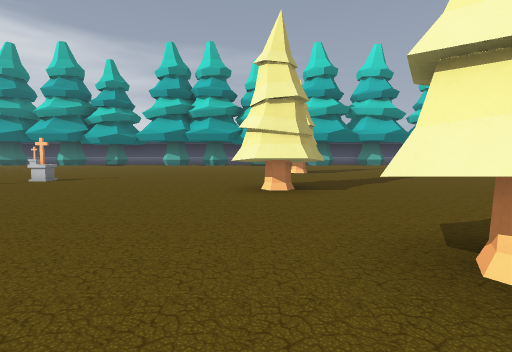
view 1 (above)

24 first-person views from a walk through a level from a Godot 3-D game. The camera is 1.3 m above the floor, tilts 4° down and sees 80° across. The floor is counted in squares, 2 m on a side. Each view is taken from the middle of a square. On the plan, view 1 faces up. The plan holds only what a view shows up to about 10 squares ahead; the rest is blank. The place goes on beyond the plan.

view 2
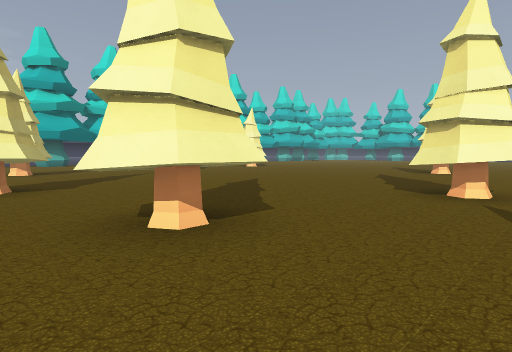

view 3
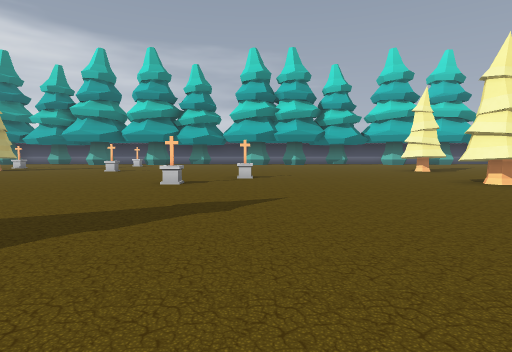

view 4
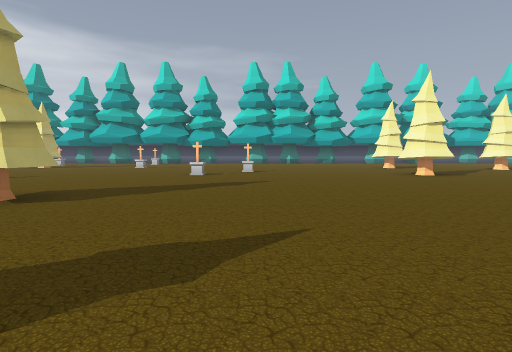

view 5
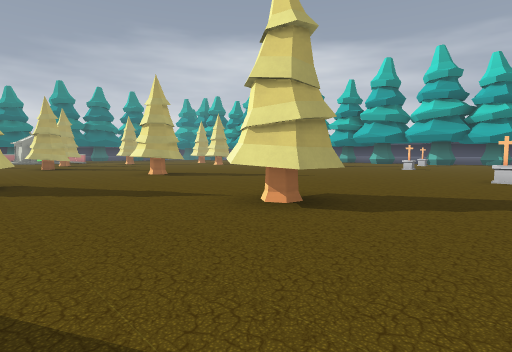

view 6
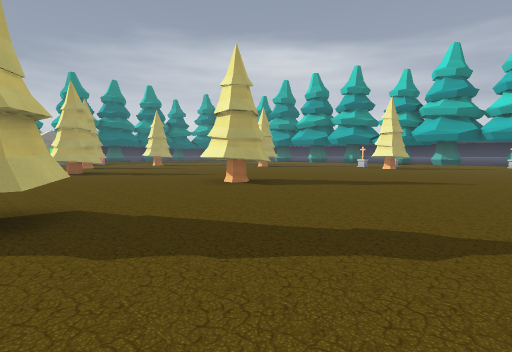

view 7
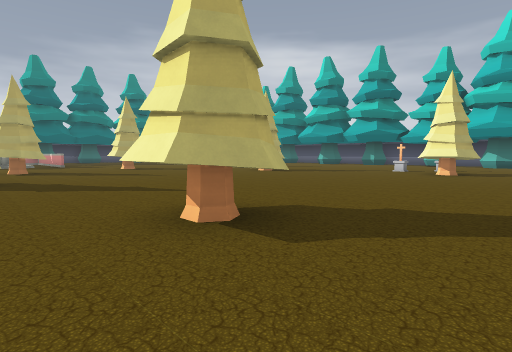

view 8
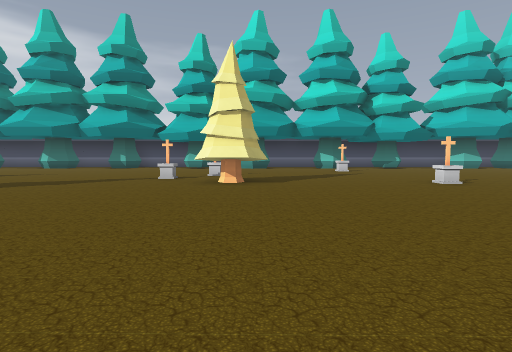

view 9
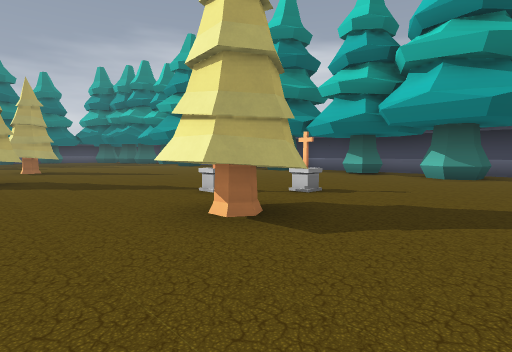

view 10
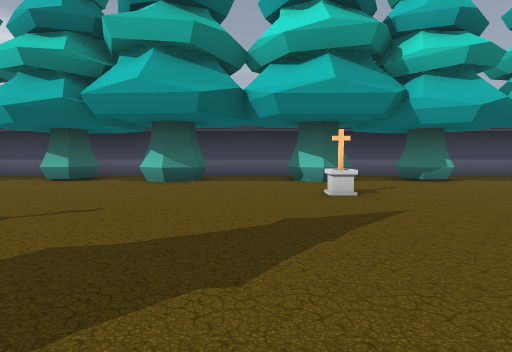

view 11
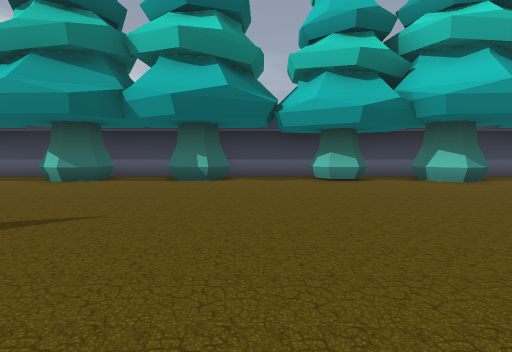

view 12
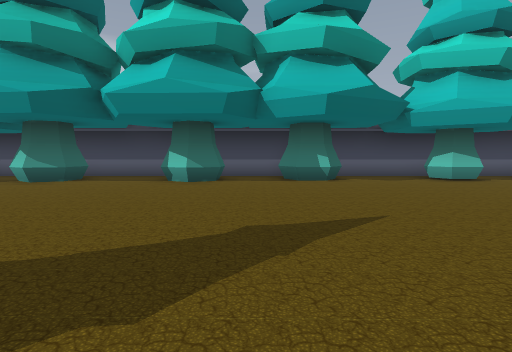

view 13
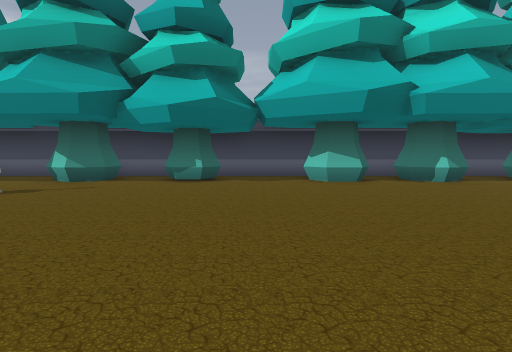

view 14
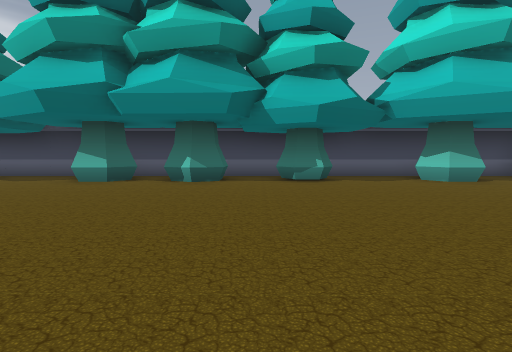

view 15
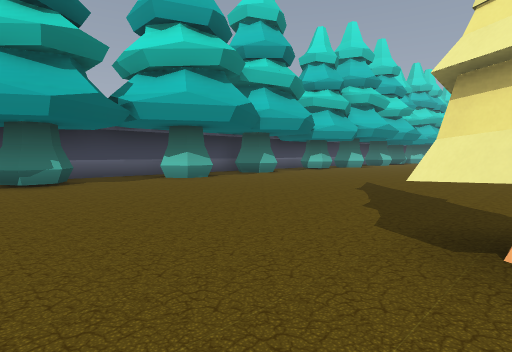

view 16
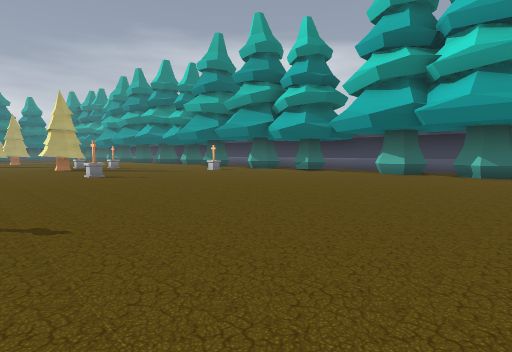

view 17
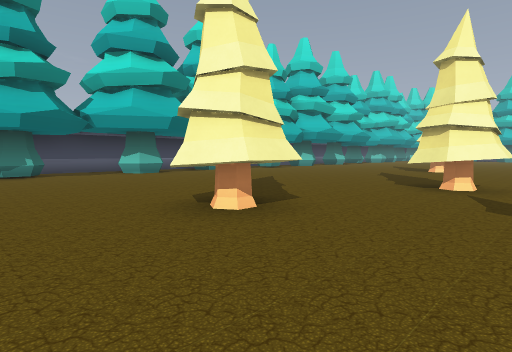

view 18
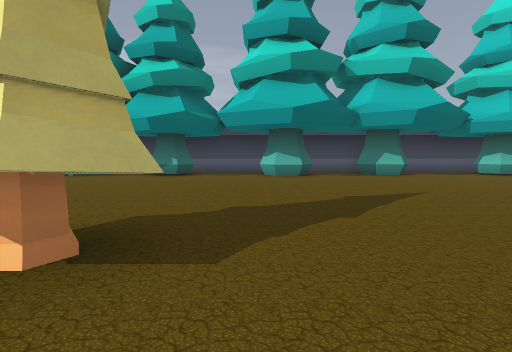

view 19
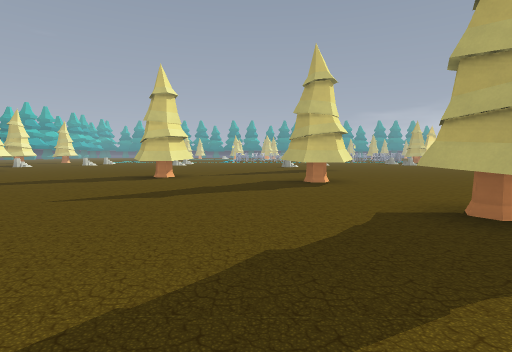

view 20
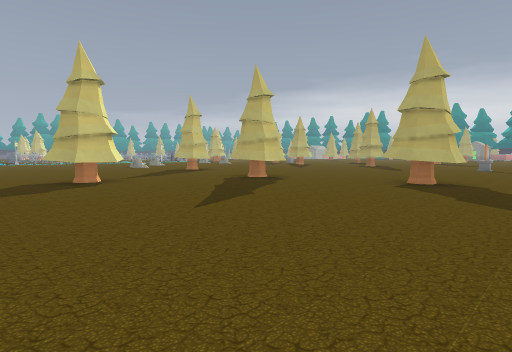

view 21
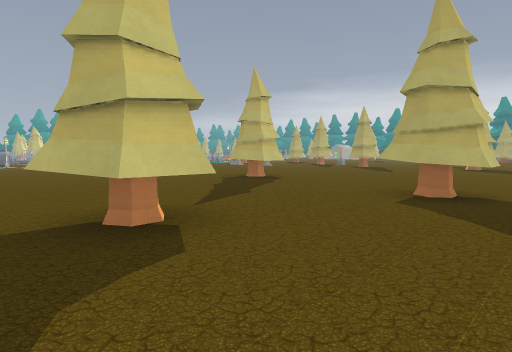

view 22
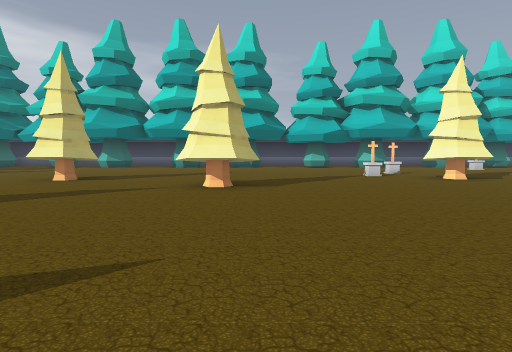

view 23
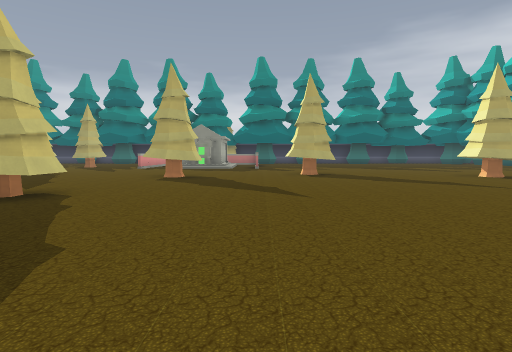

view 24
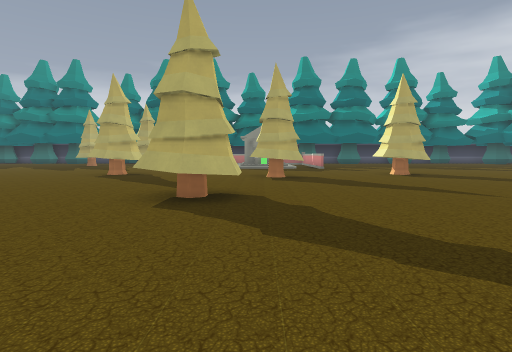

### Floor plan
Key: @ floor where view 1 was taken; # wall or solid block; x gap in a wall; . floor; O other object.
Columns run from 27 left of view 1 to 8 right of it. Each row starts with its distance up from view 1.
 21 ###################################
 20 .....##......................... .#
 19 ..##.##..#xx#..##.##..#x##.#...#..##
 18 ....................................
 17 ....................................
 16 ...............O....................
 15 ....................................
 14  ..........O........................
 13  ...................................
 12 ..........O##.......................
 11 x#.........##...O...........##......
 10 .....#..........................##..
  9 .....##.........................##..
  8 ......................O.............
  7 ....................................
  6 #...................O......##.......
  5 #..........................##.......
  4 ....................................
  3 ....................................
  2 x#.........##...............##......
  1 .#................#.........##......
  0 .....##...........#........@....##..
 -1 ....................................
 -2 ........ ..........................
 -3 #......     .#..........  .##......
 -4 #....                 .    ##.. ...

Where each view was taken, in squares from view 1:
view 1: 0 up, 0 right, facing up
view 2: 1 down, 0 right, facing up-right
view 3: 1 down, 5 left, facing up
view 4: 4 down, 5 left, facing up
view 5: 3 down, 6 left, facing up-left
view 6: 3 down, 10 left, facing up-left
view 7: 0 up, 13 left, facing up-left
view 8: 4 up, 15 left, facing up
view 9: 9 up, 13 left, facing up-left
view 10: 11 up, 13 left, facing up
view 11: 11 up, 20 left, facing up
view 12: 11 up, 23 left, facing up
view 13: 11 up, 7 left, facing up
view 14: 11 up, 1 left, facing up
view 15: 11 up, 1 left, facing up-right
view 16: 8 up, 1 left, facing up-left
view 17: 8 up, 1 left, facing up-right
view 18: 9 up, 3 right, facing up
view 19: 9 up, 3 right, facing down
view 20: 8 up, 8 right, facing down-left
view 21: 3 up, 7 right, facing down-left
view 22: 3 up, 21 left, facing up
view 23: 4 up, 17 left, facing left
view 24: 1 up, 17 left, facing left
